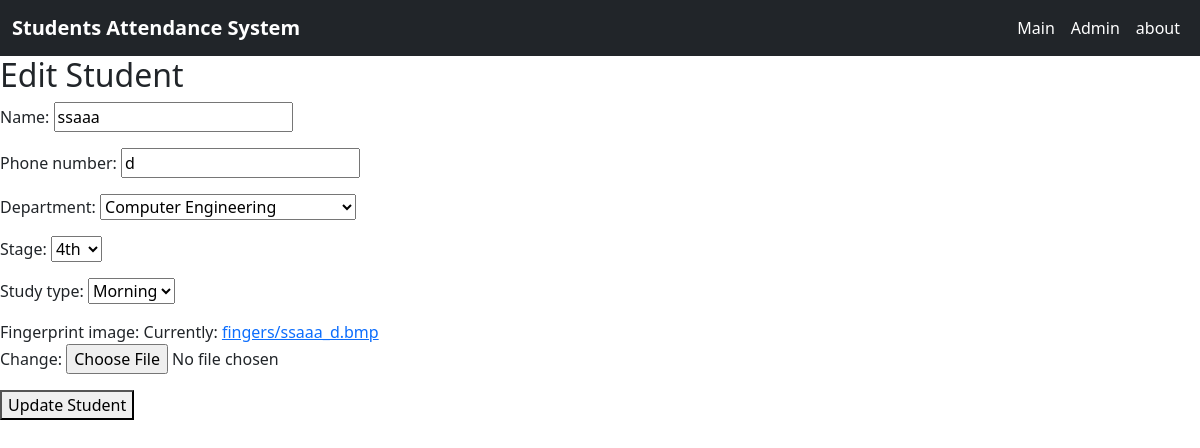
/edit_student/26/ (signed in), run on the app's committed database.
### mainapp/models.py (models this page shows, shortened)
class Student(models.Model):
    name = models.CharField(max_length=255)
    phone_number = models.CharField(max_length=255)
    department = models.CharField(max_length=255, choices=DEPARTMENT_CHOICES,default='computer_engineering')
    stage = models.CharField(max_length=255, choices=STAGE_CHOICES,default='4th')
    study_type = models.CharField(max_length=255, choices=STUDYTYPE_CHOICES,default='morning')
    fingerprint_image = models.ImageField(upload_to=get_image_path)
    created_at = models.DateTimeField(auto_now_add=True)
    class Meta:
        ordering = ['-id']  # Sort by id in descending order by default

### mainapp/views.py (the view)
# urls.py: path('edit_student/<int:pk>/', EditStudent.as_view(), name='edit_student'),
class EditStudent(LoginRequiredMixin, UpdateView):
    model = Student
    form_class = StudentForm
    template_name = 'edit_student.html'
    success_url = reverse_lazy('students_list')

### mainapp/forms.py
class StudentForm(forms.ModelForm):
    class Meta:
        model = Student
        exclude=[]

### templates/edit_student.html (shortened to what this page needs)
{% extends 'base.html' %}
{% block content %}
<h2>Edit Student</h2>
<form method="post" enctype="multipart/form-data">
    {{ form.as_p }}
    <button type="submit">Update Student</button>
</form>
{% endblock %}

### data on the page
Student: name "ssaaa", phone_number "d", department "Computer Engineering", stage "4th", study_type "Morning"
